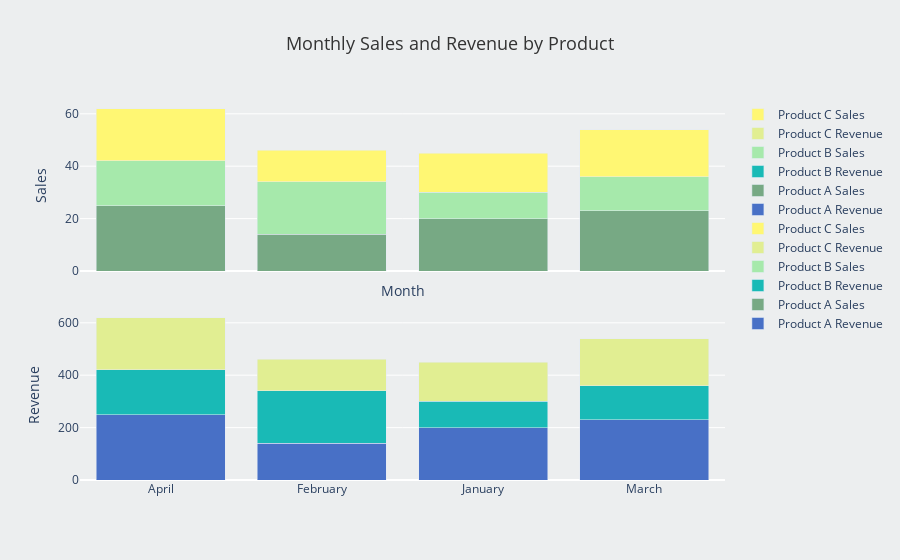

Notebook cell for this chart:
### Code cell
import pandas as pd
import plotly.graph_objects as go
from plotly.subplots import make_subplots

# Define the color palettes
color_pallet_blue = ["#2167AE", "#23366F", "#5495CF", "#91BFE3", "#1FB1E6"]
color_pallet = [
    "#4870C6",
    "#77A984",
    "#19BAB6",
    "#A6E9AB",
    "#E1EE92",
    "#FFF773",
    "#FF7569",
    "#E18EbA",
    "#FFC5EA",
    "#6D6BCF",
]
color_white = "#ECEEEF"


def plot_double_stacked_bar_chart(
    dataframe: pd.DataFrame,
    x_column: str,
    y_column_upper: str,
    y_column_lower: str,
    group_column: str,
    title: str = None,
) -> None:
    """
    Generate two individual stacked bar charts using the provided DataFrame.

    Parameters:
        dataframe (pd.DataFrame): The DataFrame containing the data for the stacked bar charts.
        x_column (str): The name of the column to be used for the x-axis of the charts.
        y_column_upper (str): The name of the column to be used for the upper y-axis of the charts.
        y_column_lower (str): The name of the column to be used for the lower y-axis of the charts.
        group_column (str): The name of the column to be used for grouping the stacked bars.
        title (str, optional): The title for the charts. If None, the charts will have no title.

    Returns:
        None: The function displays the stacked bar charts directly without returning anything.
    """

    data_to_plot_upper = dataframe.pivot(
        index=x_column, columns=group_column, values=y_column_upper
    )
    data_to_plot_lower = dataframe.pivot(
        index=x_column, columns=group_column, values=y_column_lower
    )

    # Create subplots with two rows and one column
    fig = make_subplots(rows=2, cols=1, shared_xaxes=True, vertical_spacing=0.1)

    # Use the color palettes provided
    bar_colors_upper = color_pallet[: len(data_to_plot_upper.columns)]
    bar_colors_lower = color_pallet[: len(data_to_plot_lower.columns)]

    for i, (data_to_plot, bar_colors) in enumerate(
        zip(
            [data_to_plot_upper, data_to_plot_lower],
            [bar_colors_upper, bar_colors_lower],
        )
    ):
        for j, col in enumerate(data_to_plot.columns):
            fig.add_trace(
                go.Bar(
                    x=data_to_plot.index,
                    y=data_to_plot[col],
                    name=col,
                    marker=dict(color=bar_colors[j % len(bar_colors)]),
                ),
                row=i + 1,
                col=1,
            )

    # Set axis labels and title
    fig.update_layout(
        title=dict(text=title, x=0.5, font=dict(size=18, color="#333333")),
        xaxis_title=x_column,
        plot_bgcolor=color_white,
        paper_bgcolor=color_white,
    )
    fig.update_yaxes(title_text=y_column_upper, row=1, col=1)
    fig.update_yaxes(title_text=y_column_lower, row=2, col=1)

    # Set barmode to 'stack' to stack the bars vertically
    fig.update_layout(barmode="stack")

    # Show legend
    fig.update_layout(showlegend=True)

    # Display the plot
    fig.show()


# Example usage
data = {
    "Month": ["January", "February", "March", "April"],
    "Product A Sales": [20, 14, 23, 25],
    "Product B Sales": [10, 20, 13, 17],
    "Product C Sales": [15, 12, 18, 20],
    "Product A Revenue": [200, 140, 230, 250],
    "Product B Revenue": [100, 200, 130, 170],
    "Product C Revenue": [150, 120, 180, 200],
}
df = pd.DataFrame(data)

# Melt the DataFrame to long format
df_melted_sales = df.melt(
    id_vars="Month",
    value_vars=["Product A Sales", "Product B Sales", "Product C Sales"],
    var_name="Product",
    value_name="Sales",
)
df_melted_revenue = df.melt(
    id_vars="Month",
    value_vars=["Product A Revenue", "Product B Revenue", "Product C Revenue"],
    var_name="Product",
    value_name="Revenue",
)

df_melted_sales["Metric"] = "Sales"
df_melted_revenue["Metric"] = "Revenue"

df_melted = pd.concat([df_melted_sales, df_melted_revenue])

# Test the function
fig = plot_double_stacked_bar_chart(
    dataframe=df_melted,
    x_column="Month",
    y_column_upper="Sales",
    y_column_lower="Revenue",
    group_column="Product",
    title="Monthly Sales and Revenue by Product",
)

### Figure 1 — Plotly figure (JSON) as saved in the notebook; plotly's stock layout.template omitted (floating-point values rounded to 4 significant figures)
{"data": [{"marker": {"color": "#4870C6"}, "name": "Product A Revenue", "type": "bar", "x": ["April", "February", "January", "March"], "xaxis": "x", "y": [null, null, null, null], "yaxis": "y"}, {"marker": {"color": "#77A984"}, "name": "Product A Sales", "type": "bar", "x": ["April", "February", "January", "March"], "xaxis": "x", "y": [25, 14, 20, 23], "yaxis": "y"}, {"marker": {"color": "#19BAB6"}, "name": "Product B Revenue", "type": "bar", "x": ["April", "February", "January", "March"], "xaxis": "x", "y": [null, null, null, null], "yaxis": "y"}, {"marker": {"color": "#A6E9AB"}, "name": "Product B Sales", "type": "bar", "x": ["April", "February", "January", "March"], "xaxis": "x", "y": [17, 20, 10, 13], "yaxis": "y"}, {"marker": {"color": "#E1EE92"}, "name": "Product C Revenue", "type": "bar", "x": ["April", "February", "January", "March"], "xaxis": "x", "y": [null, null, null, null], "yaxis": "y"}, {"marker": {"color": "#FFF773"}, "name": "Product C Sales", "type": "bar", "x": ["April", "February", "January", "March"], "xaxis": "x", "y": [20, 12, 15, 18], "yaxis": "y"}, {"marker": {"color": "#4870C6"}, "name": "Product A Revenue", "type": "bar", "x": ["April", "February", "January", "March"], "xaxis": "x2", "y": [250, 140, 200, 230], "yaxis": "y2"}, {"marker": {"color": "#77A984"}, "name": "Product A Sales", "type": "bar", "x": ["April", "February", "January", "March"], "xaxis": "x2", "y": [null, null, null, null], "yaxis": "y2"}, {"marker": {"color": "#19BAB6"}, "name": "Product B Revenue", "type": "bar", "x": ["April", "February", "January", "March"], "xaxis": "x2", "y": [170, 200, 100, 130], "yaxis": "y2"}, {"marker": {"color": "#A6E9AB"}, "name": "Product B Sales", "type": "bar", "x": ["April", "February", "January", "March"], "xaxis": "x2", "y": [null, null, null, null], "yaxis": "y2"}, {"marker": {"color": "#E1EE92"}, "name": "Product C Revenue", "type": "bar", "x": ["April", "February", "January", "March"], "xaxis": "x2", "y": [200, 120, 150, 180], "yaxis": "y2"}, {"marker": {"color": "#FFF773"}, "name": "Product C Sales", "type": "bar", "x": ["April", "February", "January", "March"], "xaxis": "x2", "y": [null, null, null, null], "yaxis": "y2"}], "layout": {"barmode": "stack", "paper_bgcolor": "#ECEEEF", "plot_bgcolor": "#ECEEEF", "showlegend": true, "title": {"font": {"color": "#333333", "size": 18}, "text": "Monthly Sales and Revenue by Product", "x": 0.5}, "xaxis": {"anchor": "y", "domain": [0, 1], "matches": "x2", "showticklabels": false, "title": {"text": "Month"}}, "xaxis2": {"anchor": "y2", "domain": [0, 1]}, "yaxis": {"anchor": "x", "domain": [0.55, 1], "title": {"text": "Sales"}}, "yaxis2": {"anchor": "x2", "domain": [0, 0.45], "title": {"text": "Revenue"}}}}
